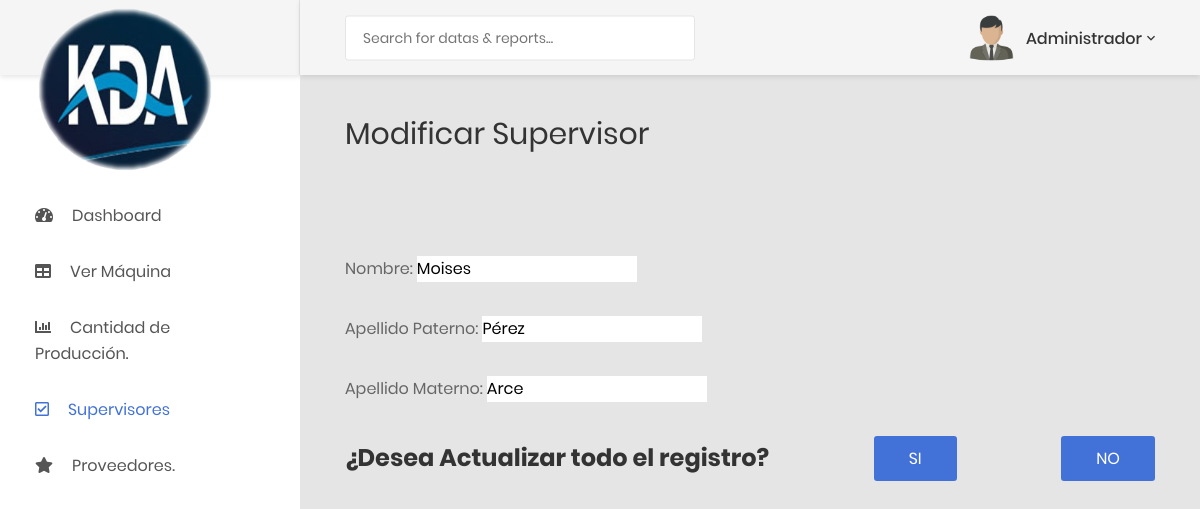
The app's page /panel/modificar_supervisor.php?id=1 (signed in), older data.
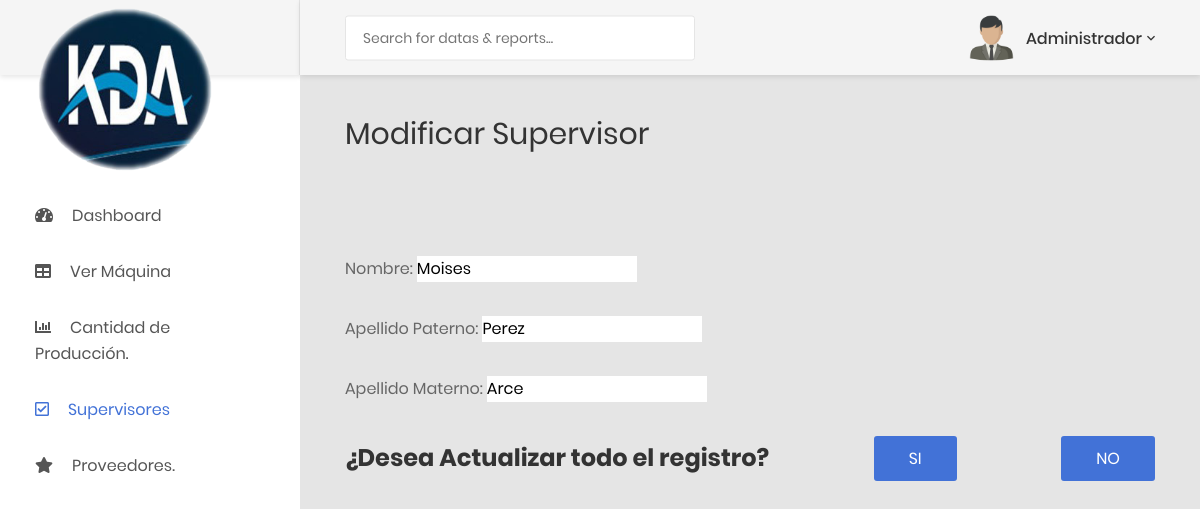
The same page, newer data.
### tables this page shows
CREATE TABLE `supervisor` (
  `id_supervisor` int(11) NOT NULL,
  `Nombre` varchar(45) NOT NULL,
  `ap_paterno` varchar(45) DEFAULT NULL,
  `ap_materno` varchar(45) DEFAULT NULL
);

### panel/modificar_supervisor.php (the view, shortened to what the changed rows need)
<!DOCTYPE html>
<html lang="en">
<head>
    <link href="../css/font-face.css" rel="stylesheet" media="all">
    <link href="../vendor/font-awesome-4.7/css/font-awesome.min.css" rel="stylesheet" media="all">
    <link href="../vendor/font-awesome-5/css/fontawesome-all.min.css" rel="stylesheet" media="all">
    <link href="../vendor/mdi-font/css/material-design-iconic-font.min.css" rel="stylesheet" media="all">
    <link href="../vendor/bootstrap-4.1/bootstrap.min.css" rel="stylesheet" media="all">
    <link href="../vendor/animsition/animsition.min.css" rel="stylesheet" media="all">
    <link href="../vendor/bootstrap-progressbar/bootstrap-progressbar-3.3.4.min.css" rel="stylesheet" media="all">
    <link href="../vendor/wow/animate.css" rel="stylesheet" media="all">
    <link href="../vendor/css-hamburgers/hamburgers.min.css" rel="stylesheet" media="all">
    <link href="../vendor/slick/slick.css" rel="stylesheet" media="all">
    <link href="../vendor/select2/select2.min.css" rel="stylesheet" media="all">
    <link href="../vendor/perfect-scrollbar/perfect-scrollbar.css" rel="stylesheet" media="all">
    <link href="../css/theme.css" rel="stylesheet" media="all">
    <link href="../css/style.css" rel="stylesheet" media="all">
</head>
<body class="animsition">
    <div class="page-wrapper">
        <div class="page-container">
            <div class="main-content">
                <div class="section__content section__content--p30">
                    <div class="container-fluid">
                        <div class="row">
                            <div class="col-md-12">
                                <div class="overview-wrap">
                                    <h2 class="title-1">Modificar Supervisor</h2>
                                </div>
                            </div>
                        </div>
						<div>
							<?php
								include("../adm/conexion.php");
								$id_g=$_GET['id'];
								$consulta_genero=mysqli_query($conexion,"select * from supervisor where id_supervisor='$id_g';");
								while($r=mysqli_fetch_array($consulta_genero)){
									$nomemp=$r[1];
									$app=$r[2];
									$apm=$r[3];
								}
							?>
							<br><br>
							<form method="POST">
									<br><br>
									<label>Nombre: </label>	<input type="text" name="nomemp" value="<?php echo $nomemp; ?>" style="width:220px" placeholder="	Nombre_Proveedor"/>
									<br><br>
									<label>Apellido Paterno: </label>	<input type="text" name="app" value="<?php echo $app; ?>" style="width:220px"  placeholder="	Nombre_Proveedor"/>
									<br><br>
									<label>Apellido Materno: </label>	<input type="text" name="apm" value="<?php echo $apm; ?>" style="width:220px"  placeholder="	Nombre_Proveedor"/>
									<br><br>
									<div class="overview-wrap">
										<h3>¿Desea Actualizar todo el registro?</h3>
										<button type="submit" class="au-btn au-btn-icon au-btn--blue" name="Si" value="Guardar">
										</button>
										<button type="button" class="au-btn au-btn-icon au-btn--blue" name="no" value="no" onclick="javascript:window.location='ver_supervisor.php';">
										</button>
									</div>
							</form>
						</div>
						<br>
                    </div>
                </div>
            </div>
        </div>
    </div>
</body>
</html>

Row changes from the older to the newer data that the page shows:
changed supervisor "Moises": app "Pérez" → "Perez"
